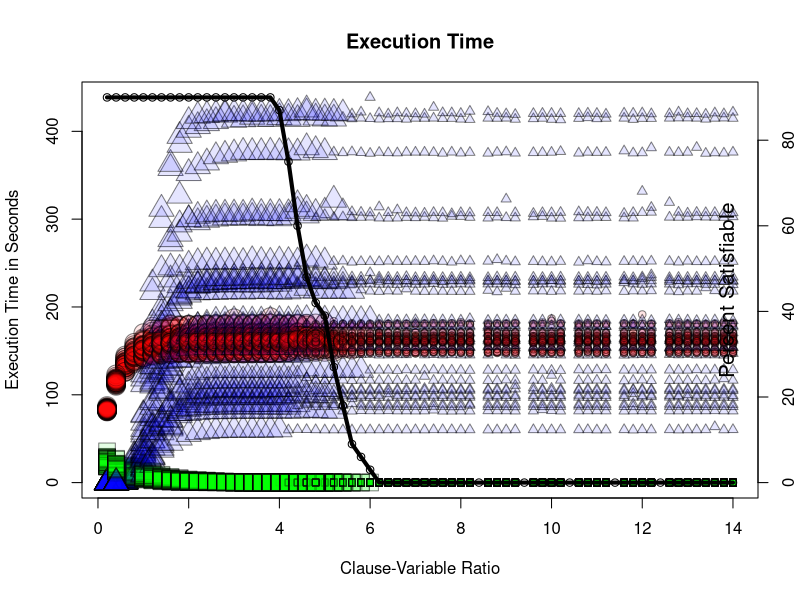
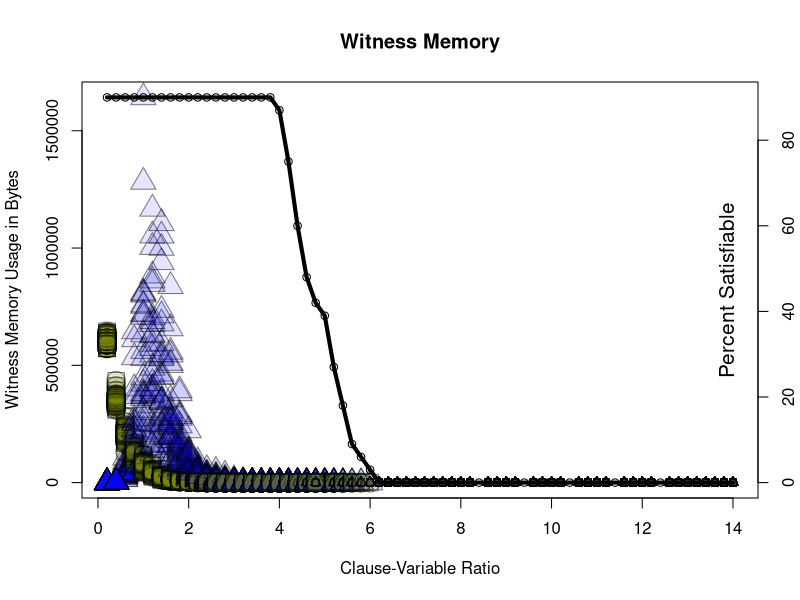
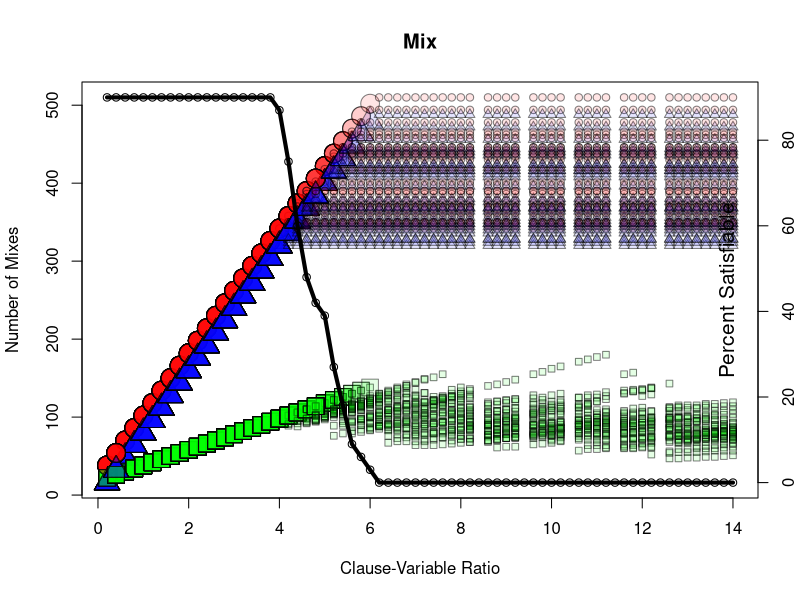
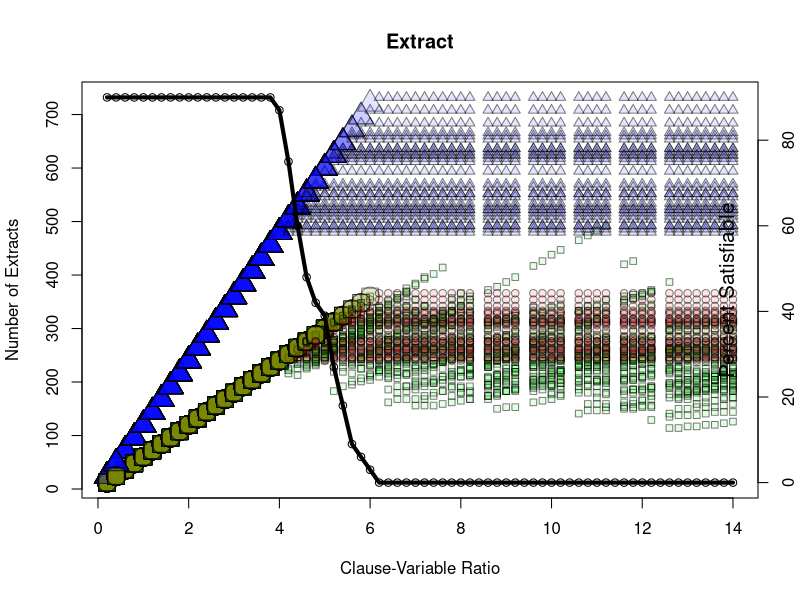
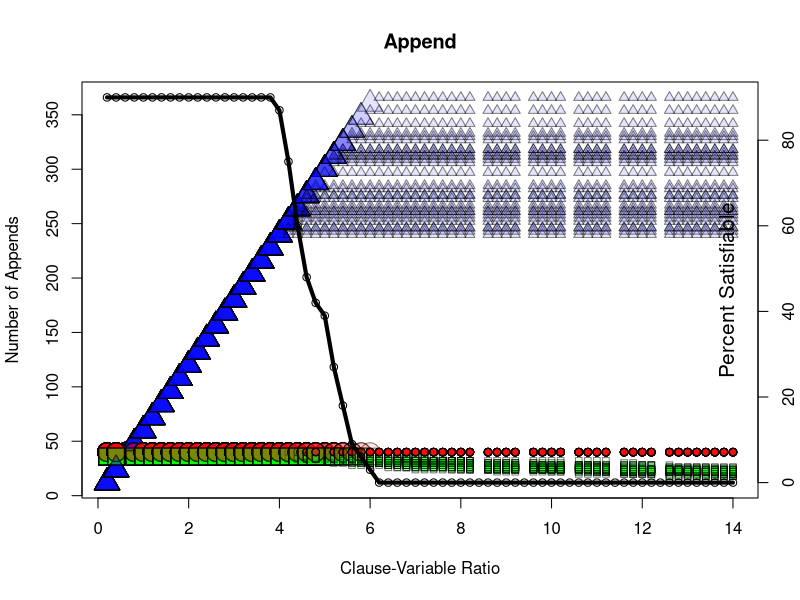
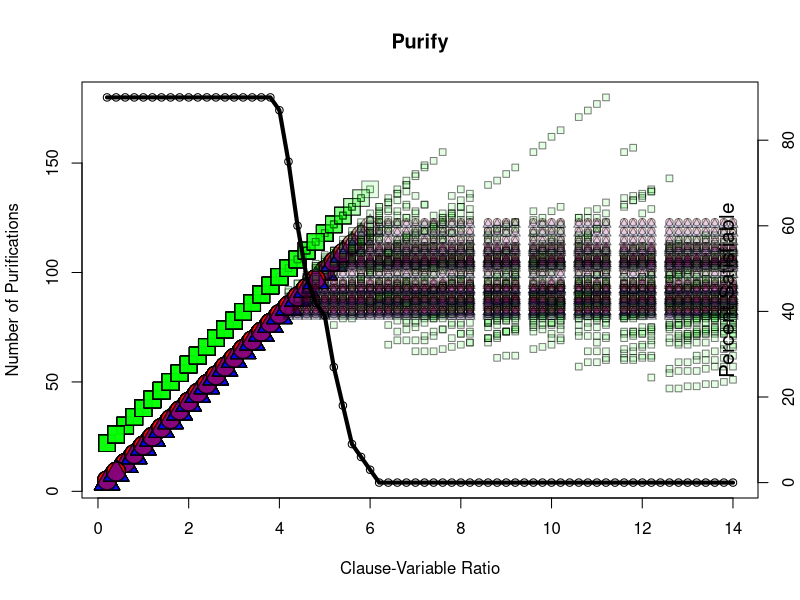
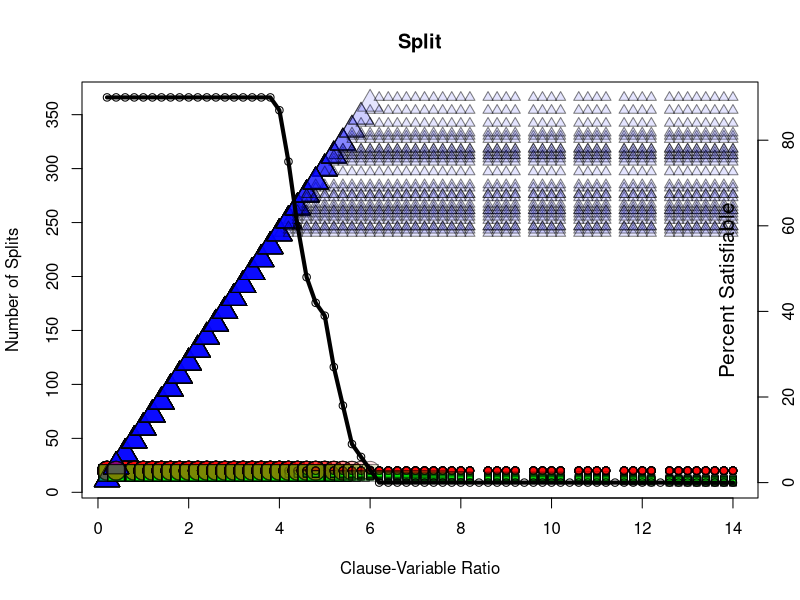

Write the R code that produced these figures, in order.
# 
# Generates pdf plots from a TSV table with the following command:
# > source("generatePlots.R")
#

raw_data = read.table("sweepDatapoints.tsv", header=T)

sat_data <- c()
unsat_data <- c()

for( i in seq(4,280,4)){

	CUT = raw_data$m == i
#	print(summary(raw_data[CUT,]))
	
	slice = raw_data[CUT,]	
	SAT = slice$isSat == 1
	UNSAT = slice$isSat == 0
	sat_slice = slice[SAT,]
	unsat_slice = slice[UNSAT,]	
	
#	print(paste(i," ", nrow(sat_slice), " ", nrow(unsat_slice), sep=""))

	sat_data = c(sat_data, nrow(sat_slice))
	unsat_data = c(unsat_data, nrow(unsat_slice))	
}


opt <- options("scipen" = 20)
getOption("scipen")


plotNames = list( c("executionTime", "Execution Time", "Execution Time in Seconds"), 
			   	  c("memory",        "Witness Memory", "Witness Memory Usage in Bytes"), 
			   	  c("mixCount",      "Mix",            "Number of Mixes"), 
			   	  c("extractCount",  "Extract",        "Number of Extracts"),
			   	  c("appendCount",   "Append",         "Number of Appends"),
			   	  c("purifyCount",   "Purify",         "Number of Purifications"),
			   	  c("splitCount",    "Split",          "Number of Splits"))



for (i in plotNames){

	filename = paste(i[1],".pdf", sep="")
	pdf( filename, width=10, height=8)								    #set pdf filename and size

	plot( raw_data$m/raw_data$n,										# select x-axis data
		  raw_data[,c(i[1])],											# select y-axis data
		  main=i[2],													# set plot title
		  xlab="Clause-Variable Ratio",
		  ylab=i[3],
		  		  
#		  ylim= c(1, 200),
#		  xlim= c(0, 10),
		  
#		  log = "y",
		  
		  cex=c(1, 2.5)[as.numeric(raw_data$isSat)+1],				   #set unsat/sat datapoint size
		  pch=c(21, 22, 24)[as.numeric(raw_data$Algorithm)+1],		   #set algorithm marker shape
		  col=rgb(0,0,0,0.5),                                          #set algorithm marker color
		  bg=c(rgb(1,0,0,0.1), rgb(0,1,0,0.1), rgb(0,0,1,0.1))[as.numeric(raw_data$Algorithm)+1])	


#x <- seq(60, 128, by=4)/20.0
#y <- sat_data[15:32]
x <- seq(4, 280, by=4)/20.0
y <- sat_data[1:length(x)]

par(new=TRUE)
plot(x/20,y, axes=FALSE, xlab="",ylab="")
lines(x/20, y, col='black', lwd=4)

axis(4)
mtext("Percent Satisfiable", side=4, line=-2, adj=0.5, cex=1.25)

#	barplot(sat_data)
#	barplot(unsat_data)

	dev.off()															#complete pdf	

	
  }
